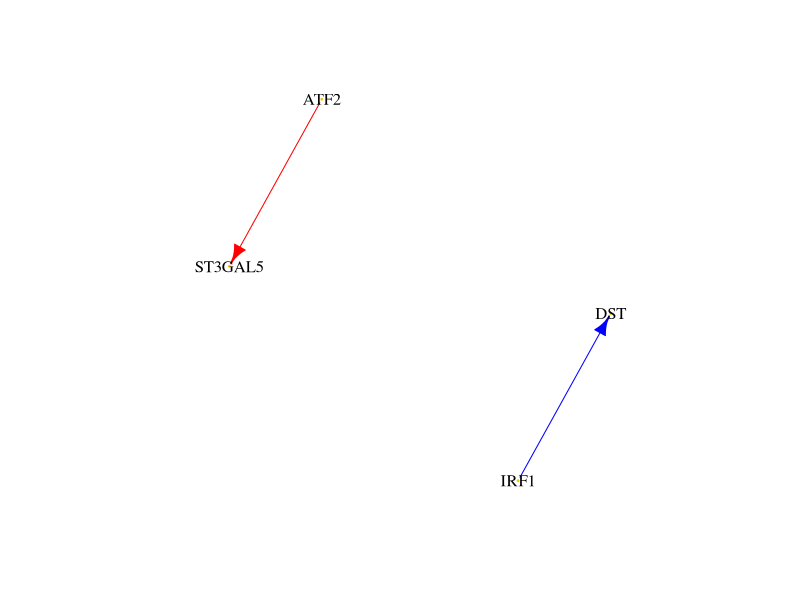
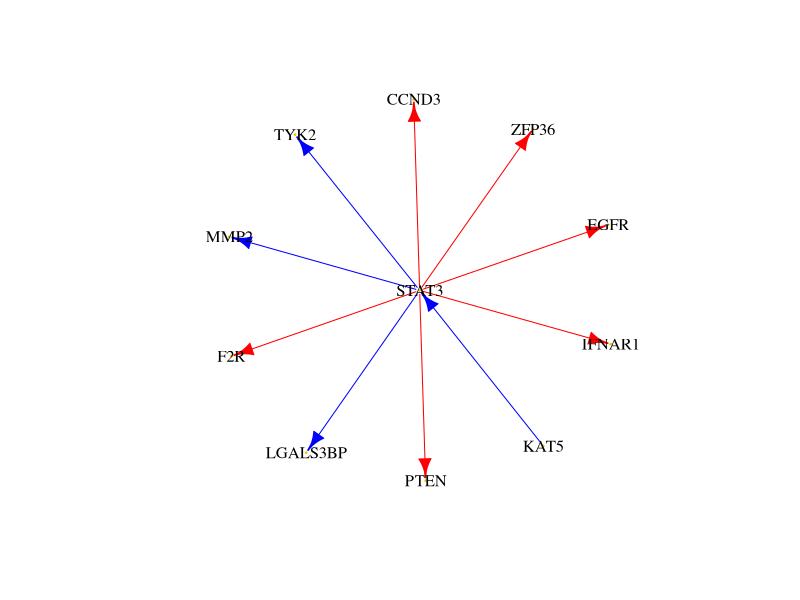
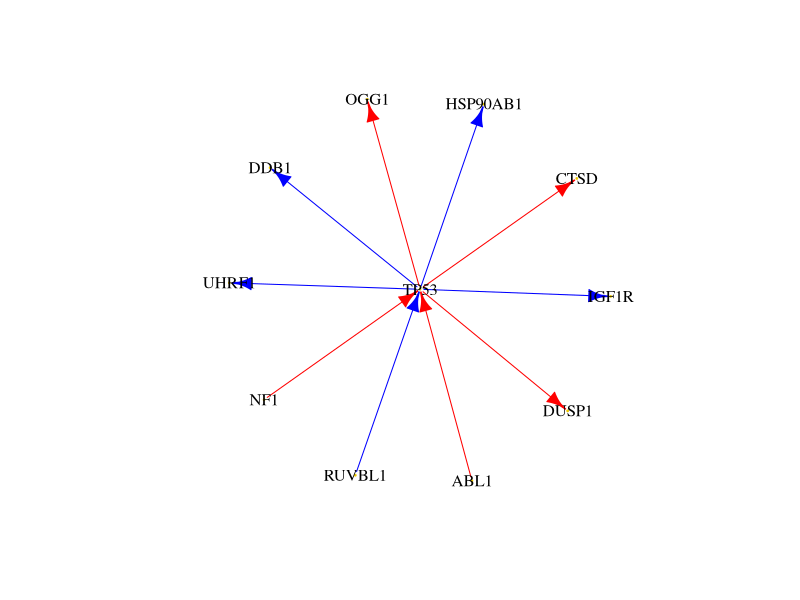
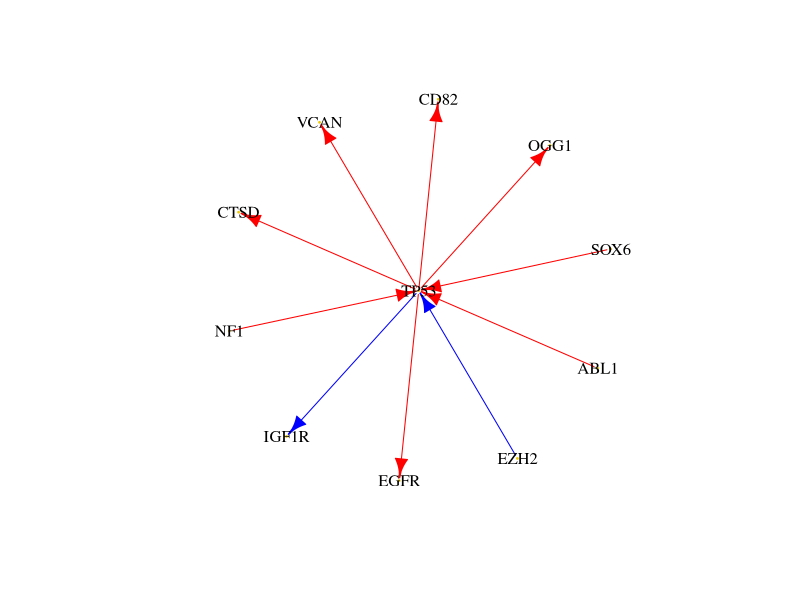
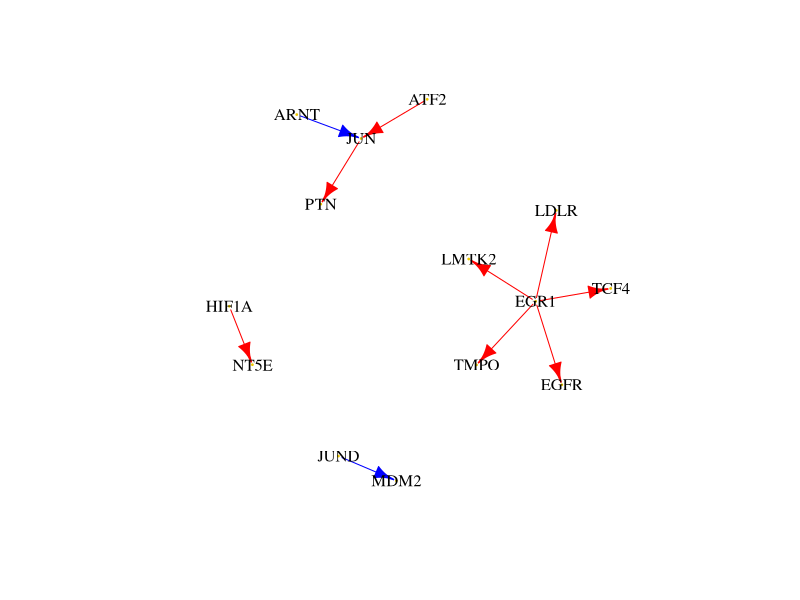
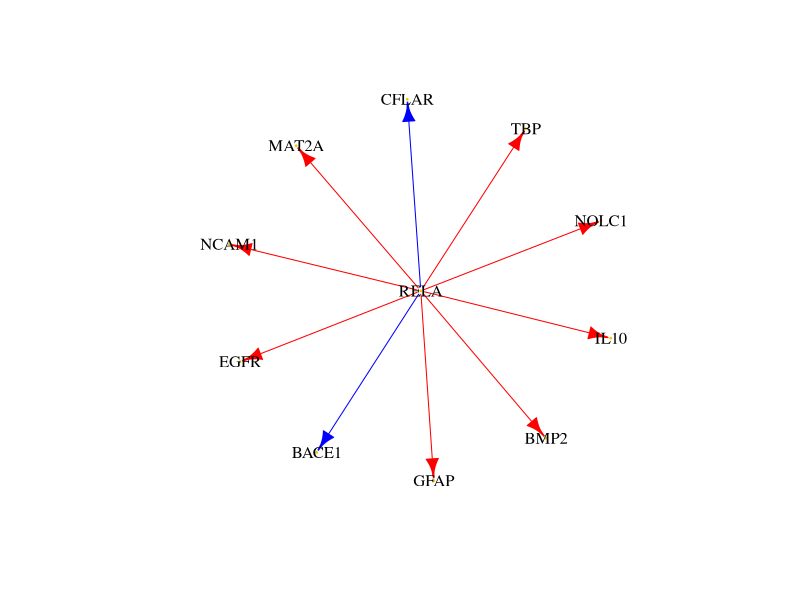
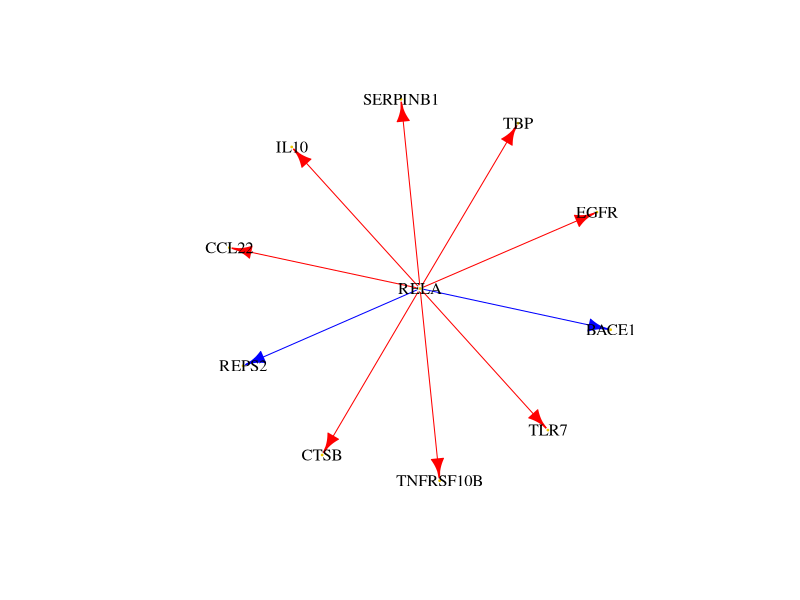
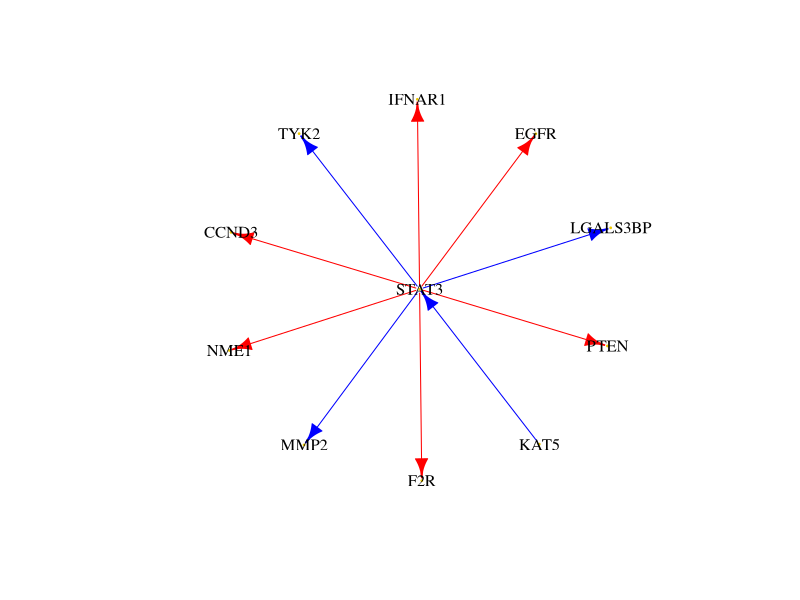

Reproduce these figures in R, in order.
library(stringr)
library(igraph)

top10=read.table('top10.txt',row.names=1,header=T)


cluster_list = unique(top10[,6])


pdf('GRAPH.pdf',width=10,height=10)


for(this_cluster in cluster_list){
    
    this_cluster_info=top10[which(top10[,6]==this_cluster),]
    
    NET = cbind(rep('tag',length(this_cluster_info[,1])),rep('tag',length(this_cluster_info[,1])))  
    EDGE_COLOR = c()
    i=1
    while(i<=length(this_cluster_info[,1])){
        
        this_tftg_info = unlist(strsplit(as.character(this_cluster_info[i,7]), '.',fixed=TRUE))   
        this_tf=this_tftg_info[2]
        this_tg=this_tftg_info[4]
        this_mode=this_tftg_info[6]
        this_tg_exp=this_tftg_info[8]
        if(this_mode=='A'){EDGE_COLOR = c(EDGE_COLOR ,'red')}
        else{EDGE_COLOR = c(EDGE_COLOR ,'blue')}
        print(this_tftg_info)
        
        NET[i,1]=this_tf
        NET[i,2]=this_tg
        
        
        i=i+1}
        g <- make_graph(t(NET),directed = TRUE)
        
        
        E(g)$color = EDGE_COLOR
        
        plot(main='', g, vertex.label.cex=1,edge.width=1, vertex.size=2, vertex.label.dist=0, vertex.label.color = "black",vertex.frame.color = "white",vertex.color = "gold2")
      
    }
dev.off()




